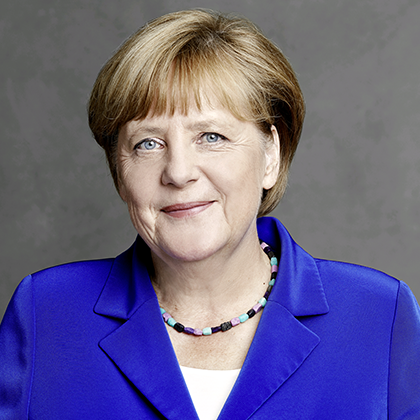
#> input picture data/test_angela.png, 420 x 420 px, given in place of test_angela.png.jpg, which was not available
$ python -i imagecrop.py   (imports and definitions only)
#> lines starting #> are read from the running program, lines starting #| are printed output that depends on the picture; pictures that were not available may be replaced by others from this repository, and a replacement may not be noted
import pickle
import numpy as np
import matplotlib.pyplot as plt
import matplotlib.image as mpimg
import cv2

def addpadding(image, image_id, folder, target_size=(256, 256)):
    # Get the original dimensions
    if len(image.shape) == 2:  # grayscale image
        image = np.stack((image,) * 3, axis=-1)
    original_h, original_w = image.shape[:2]

    # Calculate the scale factor
    scale = min(target_size[0] / original_h, target_size[1] / original_w)
    new_size = (int(original_w * scale), int(original_h * scale))
    # Resize the image
    resized_image = cv2.resize(image, new_size)

    # Create a square canvas of the target size with black padding
    padded_image = np.zeros((target_size[0], target_size[1], 3), dtype=np.uint8)

    # Calculate the position to place the resized image
    y_offset = (target_size[0] - new_size[1]) // 2
    x_offset = (target_size[1] - new_size[0]) // 2

    # Place the resized image on the canvas
    padded_image[y_offset:y_offset + new_size[1], x_offset:x_offset + new_size[0]] = resized_image
    img_bgr = cv2.cvtColor(padded_image, cv2.COLOR_RGB2BGR)
    cv2.imwrite("/home/nguyenbt/nobackup/data/2019_Mhse_Height_Data/" + folder +"/" + image_id + ".jpg", img_bgr)


# [75 lines left out: functions croppedBody, croppedBodywholeimgheight, not called in this run]


def croppedFace(image_id):
#> called with image_id = 'data/test_angela.png'
    img = cv2.imread("/home/nguyenbt/nobackup/data/2019_Mhse_Height_Data/preface_test/" + image_id + ".jpg")
#> img is the input picture: shape (420, 420, 3); mean B, G, R 135.9, 99.4, 106.5

    # Detect face using a face detection model (e.g., OpenCV Haar Cascade)
    face_cascade = cv2.CascadeClassifier(cv2.data.haarcascades + 'haarcascade_frontalface_default.xml')
    #profile_cascade = cv2.CascadeClassifier(cv2.data.haarcascades + 'haarcascade_profileface.xml')
    gray = cv2.cvtColor(img, cv2.COLOR_BGR2GRAY)
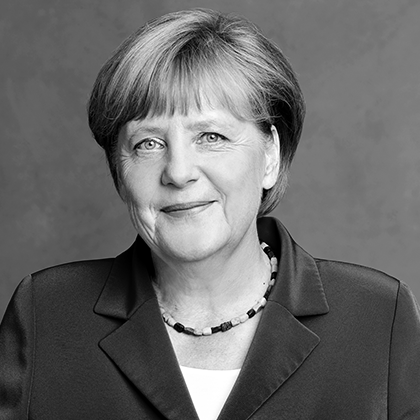
#> gray: shape (420, 420); min 0, max 255, mean 105.7
    faces = face_cascade.detectMultiScale(gray, scaleFactor=1.1, minNeighbors=5, minSize=(30, 30))
#> faces = [[155, 292, 99, 99], [104, 75, 170, 170]]
    if len(faces)==0:
         profile_cascade = cv2.CascadeClassifier(cv2.data.haarcascades + 'haarcascade_profileface.xml')
         faces = profile_cascade.detectMultiScale(gray, scaleFactor=1.1, minNeighbors=5, minSize=(30, 30))
    # Assuming you take the first detected face (you can find the one closest to the head joint)
    if len(faces)==0:
         face_cascade =cv2.CascadeClassifier(cv2.data.haarcascades + 'haarcascade_frontalface_alt_tree.xml')

         faces = face_cascade.detectMultiScale(gray, scaleFactor=1.1, minNeighbors=5, minSize=(30, 30))
    for (x, y, w, h) in faces:
        face_crop = img[y:y+h, x:x+w]
        break  # For demonstration, just use the first face found
#> this loop made 1 pass
#> pass 1, in croppedFace, `face_crop = img[y:y+h, x:x+w]`:
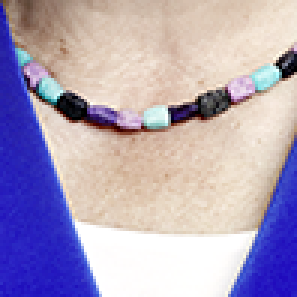
#> face_crop: shape (99, 99, 3) (shown 3 times larger); mean B, G, R 187.9, 163, 175.9
    if len(faces)!=0:
        addpadding(face_crop, image_id, "face_test")
#> in addpadding, `resized_image = cv2.resize(image, new_size)`:
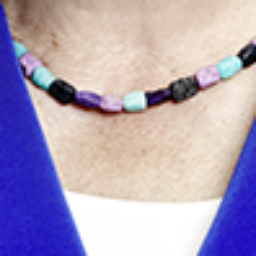
#> resized_image: shape (256, 256, 3); mean B, G, R 187.8, 162.9, 175.7

    # Display or save the cropped face
    #cv2.imshow("Cropped Face", face_crop)
    #cv2.waitKey(0)
    #cv2.destroyAllWindows()


# [15 lines not run here, left out]
        #croppedFace(i)

>>> result = croppedFace('data/test_angela.png')
